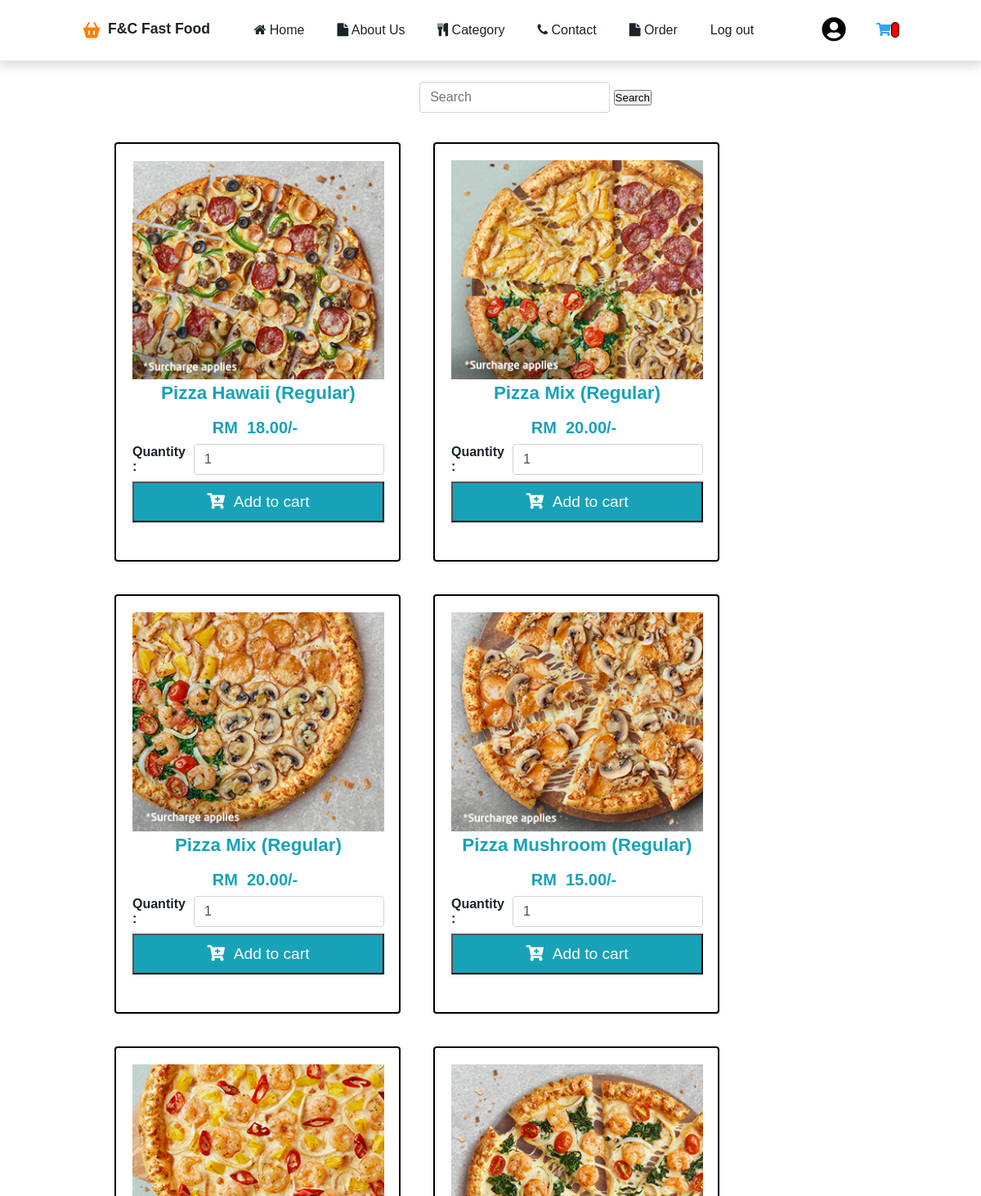
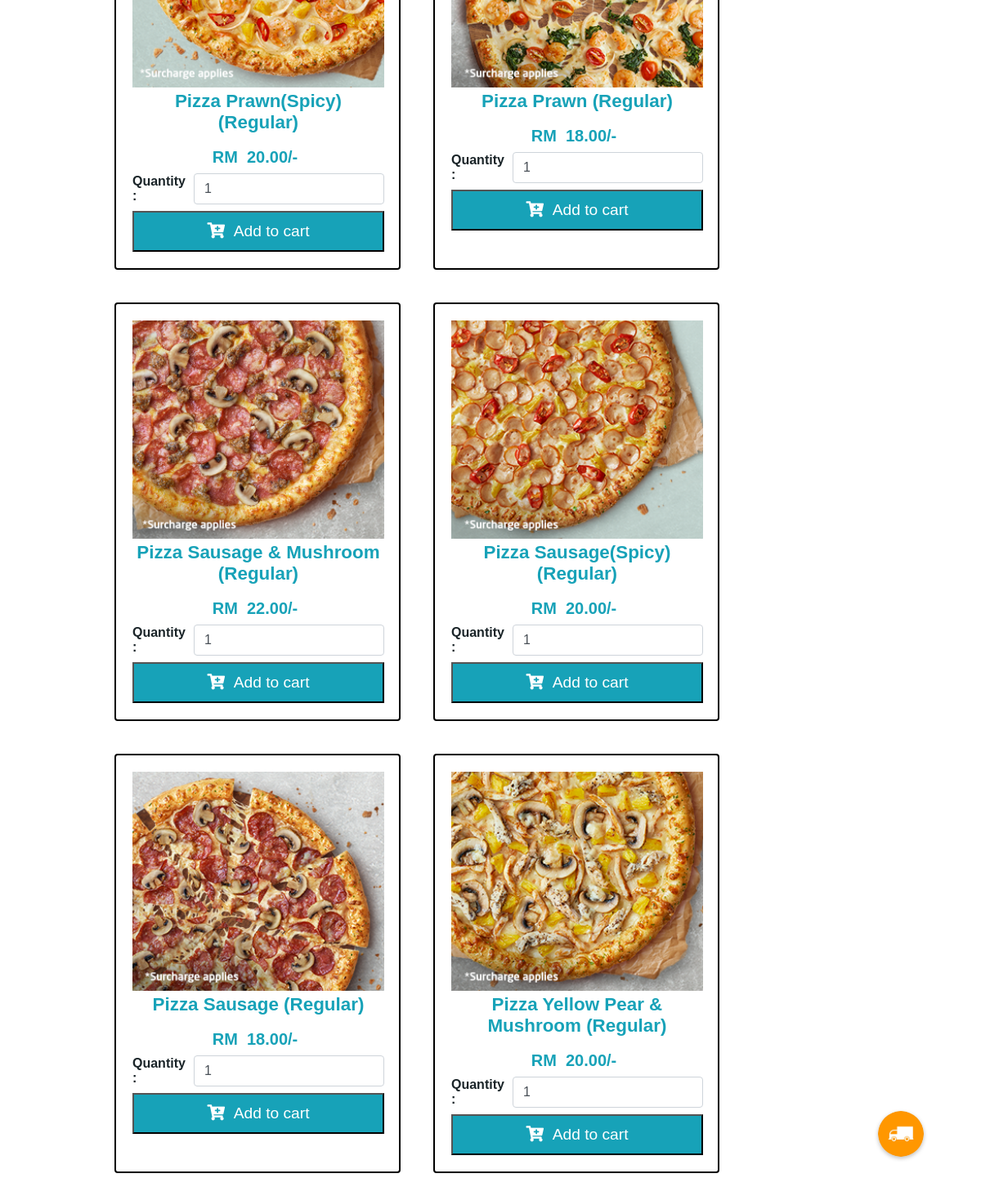
The app's page /pizza.php (signed in) with its own data (2 pictures, top to bottom).
### tables this page shows
CREATE TABLE `pizza` (
  `id` int(11) NOT NULL,
  `name` varchar(255) NOT NULL,
  `image` varchar(200) NOT NULL,
  `ingredient` varchar(255) NOT NULL,
  `price` decimal(10,2) NOT NULL,
  `product_code` varchar(50) NOT NULL,
  `product_qty` int(11) NOT NULL DEFAULT 1,
  `blocked` tinyint(1) NOT NULL DEFAULT 0
);

### pizza.php (the view, shortened to what this page needs)
<!DOCTYPE html>
<html lang="en">
<head>
</head>
<body>
<?php
include('userheader.php');
?>
<br><br><br><br><br>
  <div class="container">
  <form id="searchForm" class="form-inline my-2 my-lg-0">
    <input class="form-control mr-sm-2" type="text" placeholder="Search" aria-label="Search" id="searchInput">
    <button class="btn btn-outline-success my-2 my-sm-0" type="submit">Search</button>
  </form>
  <br><br><br>
    <div class="row mt-2 pb-3">
      <?php
  include 'Connectdb.php';
      $searchTerm = isset($_GET['search']) ? $_GET['search'] : '';
        $query = "SELECT * FROM pizza WHERE blocked = 0 AND name LIKE '%$searchTerm%'";
        $stmt = $conn->prepare($query);
        $stmt->execute();
        $result = $stmt->get_result();
      while ($row = $result->fetch_assoc()):
  ?>
      <div class="col-sm-6 col-md-4 col-lg-3 mb-2">
        <div class="card-deck">
          <div class="card p-2 border-secondary mb-2">
          <a href="detailpizza.php?id=<?= $row['id'] ?>">
                <img src="<?= $row['image'] ?>" class="card-img-top" height="250">
              </a>
            <div class="card-body p-1">
              <h4 class="card-title text-center text-info"><?= $row['name'] ?> (Regular)</h4><br>
              <h5 class="card-text text-center text-danger">RM</i>&nbsp;&nbsp;<?= number_format($row['price'],2) ?>/-</h5>
            </div>
            <div class="card-footer p-1">
              <form action="" class="form-submit">
                <div class="row p-2">
                  <div class="col-md-6 py-1 pl-4">
                  <br>  <br>  <br>  <b>Quantity : </b>
                  </div>
                  <div class="col-md-6">
                    <input type="number" class="form-control pqty" value="<?= $row['product_qty'] ?>">
                  </div>
                </div>
                <button class="btn btn-info btn-block addItemBtn"><i class="fas fa-cart-plus"></i>&nbsp;&nbsp;Add to
                  cart</button>
              </form>
            </div>
          </div>
        </div>
      </div>
      <?php endwhile; ?>
    </div>
  </div>
</body>
</html>

### pizza.php (style rules this page uses)
.container { display: flex; flex-wrap: wrap; justify-content: center; align-items: stretch; padding: 10px; padding-left: 120px; height: auto; max-width: 1700px; }
.col-sm-6 { display: flex; width: 350px; flex-wrap: wrap; border: 2px solid black; border-radius: 0.25rem; float: left; margin: 20px; transition: transform 0.3s; }
.card { width: 100%; padding: 10px; box-sizing: border-box; padding: 20px; display: auto; }
.card-img-top { width: 100%; height: auto; }
.card-title { font-size: 1.4rem; font-weight: bold; text-align: center; color: #17a2b8; width: 100%; height: auto; display: block; overflow: hidden; text-overflow: ellipsis; }
.card-text { font-size: 1.25rem; font-weight: bold; text-align: center; color: #17a2b8; width: 300px; height: 50px; overflow: hidden; text-overflow: ellipsis; white-space: nowrap; height: auto; }
.card-footer .row { display: flex; align-items: center; }
.card-footer .col-md-6 { display: flex; align-items: center; }
.card-footer .col-md-6 input { margin-left: 10px; }
.form-control { height: calc(1.5em + 0.75rem + 2px); padding: 0.375rem 0.75rem; font-size: 1rem; font-weight: 400; line-height: 1.5; color: #495057; background-color: #fff; background-clip: padding-box; border: 1px solid #ced4da; border-radius: 0.25rem; transition: border-color 0.15s ease-in-out, box-shadow 0.15s ease-in-out; }
.btn-info { color: #fff; background-color: #17a2b8; width: 100%; padding: 0.75rem; font-size: 1.2rem; }

### userheader.php (style rules this page uses)
* { font-family: "Poppins", sans-serif; margin: 0; padding: 0; box-sizing: border-box; list-style: none; text-decoration: none; scroll-padding-top: 2rem; scroll-behavior: smooth; }
:root { --green-color: #3cb815; --light-green-color: #c0eb7b; --orange-color: #ff7e00; --light-orange-color: #f75f1d; --text-color: #1a2428; --bg-color: #fff; }
img { width: 100%; }
body { color: var(--text-color); }

### records on screen
pizza: image (picture), name "Pizza Hawaii", price "18.00", product_qty "1"
pizza: image (picture), name "Pizza Mix", price "20.00", product_qty "1"
pizza: image (picture), name "Pizza Mix", price "20.00", product_qty "1"
pizza: image (picture), name "Pizza Mushroom", price "15.00", product_qty "1"
pizza: image (picture), name "Pizza Prawn(Spicy)", price "20.00", product_qty "1"
pizza: image (picture), name "Pizza Prawn", price "18.00", product_qty "1"
pizza: image (picture), name "Pizza Sausage & Mushroom", price "22.00", product_qty "1"
pizza: image (picture), name "Pizza Sausage(Spicy)", price "20.00", product_qty "1"
pizza: image (picture), name "Pizza Sausage", price "18.00", product_qty "1"
pizza: image (picture), name "Pizza Yellow Pear & Mushroom", price "20.00", product_qty "1"
